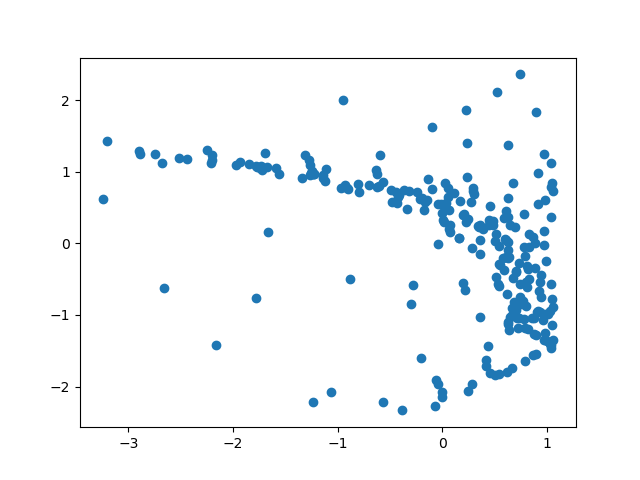

The script that saved this image:
'''
@article{Tanabe_2020,
	author = {Ryoji Tanabe and Hisao Ishibuchi},
	title = {An easy-to-use real-world multi-objective optimization problem suite},
	year = 2020,
	journal = {Applied Soft Computing}
    github = https://github.com/ryojitanabe/reproblems
}
'''


import os
import math

import numpy as np
import matplotlib.pyplot as plt
from scipy.stats.qmc import Sobol
from sklearn.preprocessing import StandardScaler


def get_delta_90(mu):
    n = mu.shape[0]
    Delta = np.zeros(n)
    for i in range(n):
        vi = mu[i, :].reshape(1, -1)
        difs = mu - vi
        difs[difs < 0] = 0
        smallmij = np.min(difs, axis=1)
        Delta[i] = np.max(smallmij)

    return Delta.reshape(-1,1)

SOBOL = True

def _branin(X):
    x_0 = 15 * X[..., 0] - 5
    x_1 = 15 * X[..., 1]
    X = np.stack([x_0, x_1], axis=1)

    t1 = (
        X[..., 1]
        - 5.1 / (4 * math.pi**2) * X[..., 0] ** 2
        + 5 / math.pi * X[..., 0]
        - 6
    )
    t2 = 10 * (1 - 1 / (8 * math.pi)) * np.cos(X[..., 0])
    return t1**2 + t2 + 10

def _currin(X):
    x_0 = X[..., 0]
    x_1 = X[..., 1]
    factor1 = 1 - np.exp(-1 / (2 * x_1))
    numer = 2300 * np.power(x_0, 3) + 1900 * np.power(x_0, 2) + 2092 * x_0 + 60
    denom = 100 * np.power(x_0, 3) + 500 * np.power(x_0, 2) + 4 * x_0 + 20
    return factor1 * numer / denom

def branin_currin(X):
    branin = _branin(X)
    currin = _currin(X)
    
    Y = np.stack([-branin, -currin], axis=1)
    return Y


if __name__ == "__main__":
    np.random.seed(0)

    input_bounds = np.array([
        [0, 1],
        [0, 1],
    ])

    sample_count = 500

    if SOBOL:
        sampler = Sobol(2, scramble=False)
        sampler.fast_forward(np.random.randint(sample_count))
        samples = sampler.random(sample_count)

        for i, (l, u) in enumerate(input_bounds):
            samples[:, i] = samples[:, i] * (u - l) + l
        
        X = samples
    else:
        sample_count = sample_count
        Xi = []
        for l, u in input_bounds:
            Xi.append(np.random.rand(sample_count) * (u - l) + l)
        
        X = np.stack(Xi, axis=1)

    Y = branin_currin(X)

    np.save("bc500.npy", np.hstack((X, Y)))

    input_scaler = StandardScaler()
    X_scaled = input_scaler.fit_transform(X)
    output_scaler = StandardScaler()
    Y_scaled = output_scaler.fit_transform(Y)

    plt.scatter(Y_scaled[:, 0], Y_scaled[:, 1])
    plt.savefig("bc500.png")

    delta = get_delta_90(Y_scaled)
    print(sorted(delta[np.nonzero(delta)])[:5])
    print("Avg. gap:", np.mean(delta[np.nonzero(delta)]))
    print()
